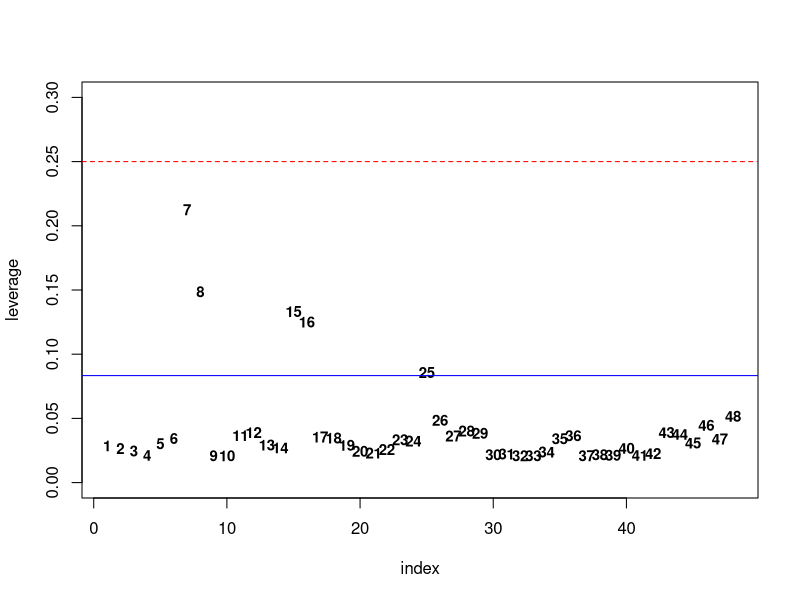
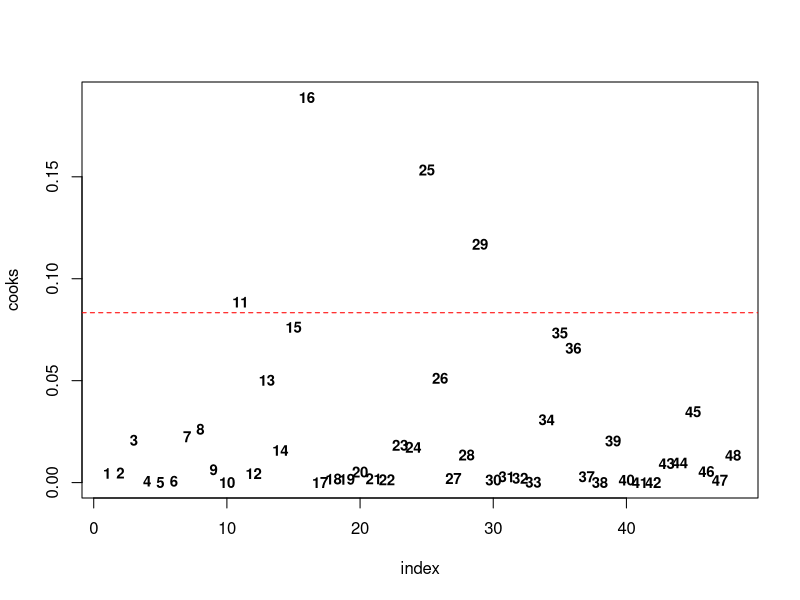
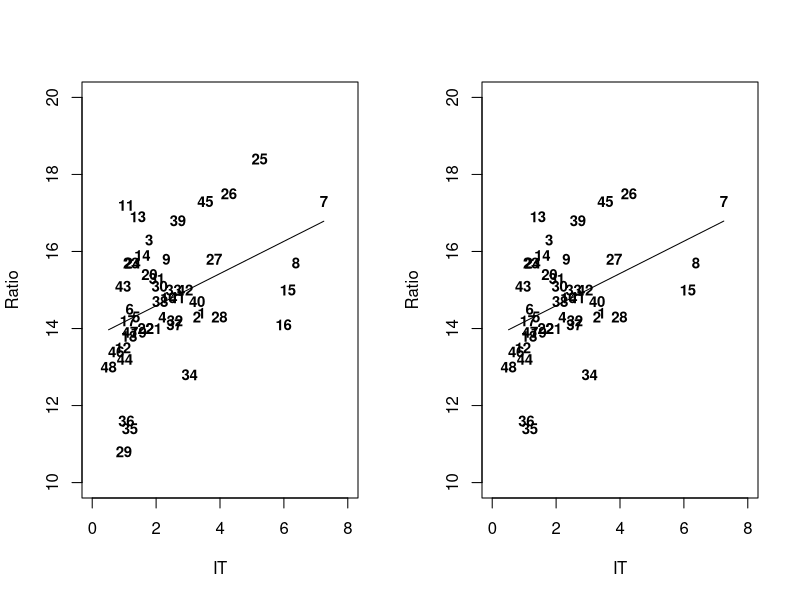
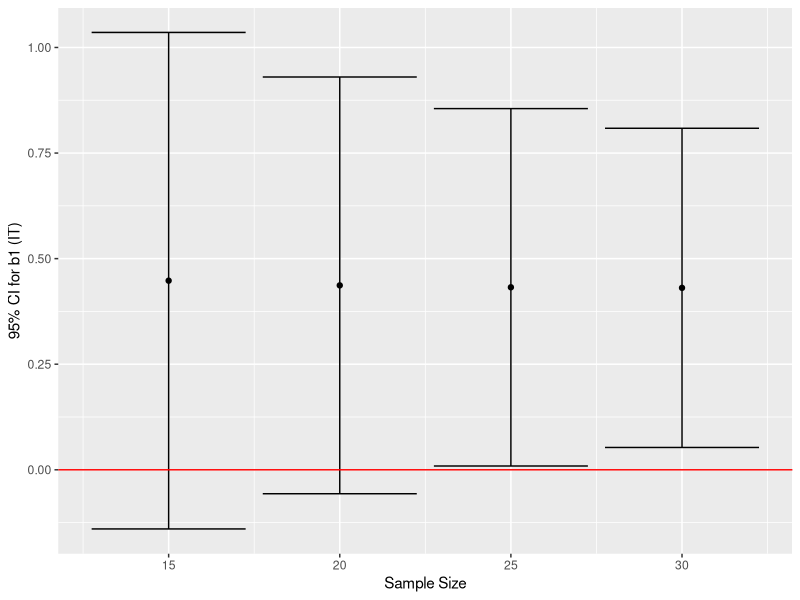
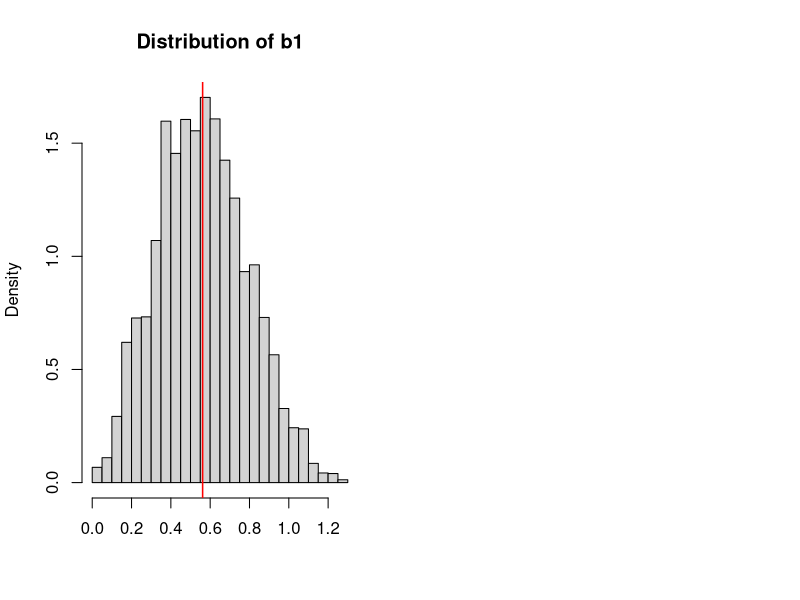

Source code (R) for these figures, in order:
## ---- chunk 1
library(tidyverse)
library(data.table)
library(boot)
library(MASS)
knitr::opts_chunk$set(fig.width=6, fig.height=3, 
                      warning=FALSE, message=FALSE)
options(digits=4)
## ---- chunk 2
df = read.csv("./data/bee_data.csv")
df$Ratio = 100 * df$Ratio
## ---- chunk 3
mod = glm(formula=Ratio ~ IT, family="gaussian", data=df)
summary(mod)
## ---- chunk 4
lev = hatvalues(mod)

n = nrow(df)
p = 3
dat = data.frame(index=seq(length(lev)), leverage=lev)
plot(leverage~index, col="white", data=dat, pch=NULL, ylim=c(0, 0.3))
text(leverage~index, labels=index, data=dat, cex=0.9, font=2)
abline(h=(p+1)/n, col="blue")
abline(h=3*(p+1)/n, col="red", lty=2)
## ---- chunk 5
d = cooks.distance(mod)

dat2 = data.frame(index=seq(length(d)), cooks=d)
plot(cooks~index, col="white", data=dat2, pch=NULL)
text(cooks~index, labels=index, data=dat2, cex=0.9, font=2)
abline(h=4/n, col="red", lty=2)
## ---- chunk 6
mod2 = glm(formula=Ratio ~ IT, family="gaussian", data=df[-c(11, 16, 25, 29), ])
summary(mod2)
## ---- chunk 7
par(mfrow=c(1, 2))
{
  {
    plot(Ratio~IT, data=df, col="white", pch=NULL,
         xlim=c(0, 8), ylim=c(10, 20))
    text(Ratio~IT, labels=rownames(df), data=df, 
         cex=0.9, font=2)
    lines(x=df$IT, y=predict(mod, df))
  }
  {
    plot(Ratio~IT, data=df[-c(11, 16, 25, 29), ], col="white", pch=NULL,
         xlim=c(0, 8), ylim=c(10, 20))
    text(Ratio~IT, labels=rownames(df[-c(11, 16, 25, 29), ]), data=df[-c(11, 16, 25, 29), ], 
         cex=0.9, font=2)
    lines(x=df[-c(11, 16, 25, 29), ]$IT, y=predict(mod2, df[-c(11, 16, 25, 29), ]))
  }
}
## ---- chunk 8
print(paste0("mod R2: ", round(1 - mod$deviance/mod$null.deviance, 3)))
print(paste0("mod2 R2: ", round(1 - mod2$deviance/mod2$null.deviance, 3)))
## ---- chunk 9
boot_sim = function(nboot=10000, bootsizes=c(15, 20, 25, 30)) {
  container = list()
  j = 1
  for(bootsize in bootsizes) {
    b0_estimates = vector(mode="numeric", length=nboot)
    b1_estimates = vector(mode="numeric", length=nboot)
    for(i in seq(nboot)) {
      bdat = df[sample(nrow(df), size=bootsize, replace=TRUE), ]
      bfit = update(mod, data=bdat)
      b0_estimates[i] = coef(bfit)[[1]]
      b1_estimates[i] = coef(bfit)[[2]]
    }
    results = list(size=bootsize, 
                   b0_mu=mean(b0_estimates), b0_se=sd(b0_estimates), 
                   b1_mu=mean(b1_estimates), b1_se=sd(b1_estimates))
    container[[j]] = results
    j = j+1
  }
  container = rbindlist(container)
  return(container)
}

data = boot_sim()
## ---- chunk 10
p = ggplot(data, aes(size, b1_mu)) +
  geom_point() +
  geom_errorbar(aes(ymin=b1_mu-1.96*b1_se, ymax=b1_mu+1.96*b1_se)) +
  geom_hline(yintercept=0, col="red") +
  labs(y="95% CI for b1 (IT)", x="Sample Size")

p
## ---- chunk 11
prior_probability = function(beta) {
  a = beta[1]
  b = beta[2]
  return(log(a)+log(b))
}

likelihood_probability = function(beta, x, y) {
  a = beta[1]
  b = beta[2]
  y_predict = a+b*x
  single_likelihoods = dnorm(x=y, mean=y_predict, sd=3.0)
  return(sum(log(single_likelihoods)))
}

posterior_probability = function(beta, x, y) {
  return( likelihood_probability(beta, x, y) + prior_probability(beta) )
}

proposal_function = function(beta) {
  a = beta[1]
  b = beta[2]
  a_new = rnorm(n=1, mean=a, sd=0.5)
  b_new = rnorm(n=1, mean=b, sd=0.5)
  beta_new = c(a_new, b_new)
  return(beta_new)
}

mcmc_sim = function(x, y, n=10000) {
  container = data.frame(b0=vector(mode="numeric", length=n),
                         b1=vector(mode="numeric", length=n))
  
  # randomly initialize beta vector
  beta_0 = c(0.5, 0.5)
  container[1, ] = beta_0
  
  # loop n times
  for(step in 2:n) {
    beta_old = as.numeric(container[step-1, ])
    beta_proposal = proposal_function(beta_old)
    
    # restore from log numbers
    prob = exp(posterior_probability(beta_proposal, x, y) -
                 posterior_probability(beta_old, x, y))
    
    u = runif(n=1, min=0, max=1)
    
    if(is.na(u < prob)) {
      container[step, ] = beta_old
    }
    else {
      if(u < prob) {
        # jump
        container[step, ] = beta_proposal
      }
      else {
        # stay
        container[step, ] = beta_old
      }
    }
  }
  return(container)
}

data2 = mcmc_sim(x=df$IT, y=df$Ratio, n=10000)
## ---- chunk 12
burn_in = 2000
beta_posterior = data2[burn_in:nrow(data2), ]
print(paste0("b0 estimate: ", round(mean(beta_posterior$b0), 3), 
             "; b1 estimate: ",
             round(mean(beta_posterior$b1), 3)))
## ---- chunk 13
{
  hist(beta_posterior$b1, breaks=30, freq=FALSE, xlab="", 
       main=paste0("Distribution of b1"))
  abline(v=mean(beta_posterior$b1), col="red", lwd=1.5)
}
